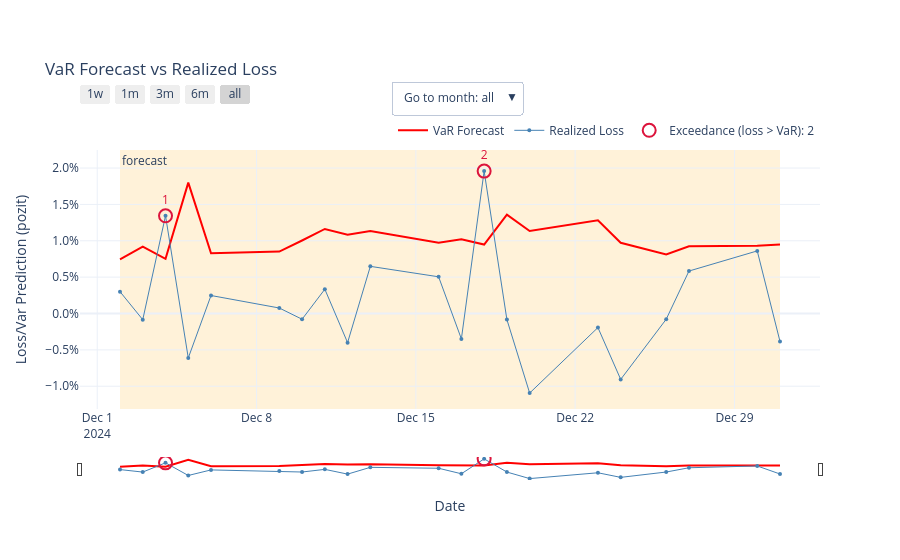

Notebook source saved alongside this figure:
### Code cell
plot_var_vs_loss(var_long, bank_long, calendar=calendar)        # the VaR (line), the realized loss, the exceedances marked

### Figure 1 — Plotly figure (JSON) as saved in the notebook; plotly's stock layout.template omitted (floating-point values rounded to 4 significant figures)
{"data": [{"customdata": [[3.006e-05, 0.005483, 0.0, -0.5479, 60], [4.595e-05, 0.006779, 0.0, 0.1252, 60], [3.06e-05, 0.005531, 0.0, -2.429, 60], [0.0001754, 0.01324, 0.0, 0.4617, 60], [3.725e-05, 0.006103, 0.0, -0.4057, 60], [3.924e-05, 0.006264, 0.0, -0.1209, 60], [5.458e-05, 0.007388, 0.0, 0.1067, 60], [7.322e-05, 0.008557, 0.0, -0.3902, 60], [6.341e-05, 0.007963, 0.0, 0.5028, 60], [6.978e-05, 0.008353, 0.0, -0.7763, 60], [5.143e-05, 0.007171, 0.0, -0.7037, 60], [5.632e-05, 0.007505, 0.0, 0.4656, 60], [4.867e-05, 0.006976, 0.0, -2.807, 60], [8.587e-05, 0.009267, 0.0, 0.09017, 60], [5.986e-05, 0.007737, 0.0, 1.414, 60], [7.624e-05, 0.008732, 0.0, 0.2214, 60], [4.404e-05, 0.006636, 0.0, 1.365, 60], [3.058e-05, 0.00553, 0.0, 0.1424, 60], [3.98e-05, 0.006309, 0.0, -0.9256, 60], [4.048e-05, 0.006362, 0.0, -1.353, 60], [4.193e-05, 0.006475, 0.0, 0.5944, 60]], "hovertemplate": "<b>%{x}</b><br>VaR Forecast: %{y:.2%}<br>predicted_variance (model_output): %{customdata[0]:.3e}<br>predicted_sigma (sqrt of variance): %{customdata[1]:.2%}<br>mu_hat: %{customdata[2]:.2%}<br>Standardized Residual: %{customdata[3]:.2f}<br>Residuals used: %{customdata[4]:.0f}<extra></extra>", "line": {"color": "red", "width": 2}, "mode": "lines", "name": "VaR Forecast", "type": "scatter", "x": ["2024-12-02T00:00:00.000000", "2024-12-03T00:00:00.000000", "2024-12-04T00:00:00.000000", "2024-12-05T00:00:00.000000", "2024-12-06T00:00:00.000000", "2024-12-09T00:00:00.000000", "2024-12-10T00:00:00.000000", "2024-12-11T00:00:00.000000", "2024-12-12T00:00:00.000000", "2024-12-13T00:00:00.000000", "2024-12-16T00:00:00.000000", "2024-12-17T00:00:00.000000", "2024-12-18T00:00:00.000000", "2024-12-19T00:00:00.000000", "2024-12-20T00:00:00.000000", "2024-12-23T00:00:00.000000", "2024-12-24T00:00:00.000000", "2024-12-26T00:00:00.000000", "2024-12-27T00:00:00.000000", "2024-12-30T00:00:00.000000", "2024-12-31T00:00:00.000000"], "y": [0.007449, 0.009209, 0.007514, 0.01799, 0.008291, 0.00851, 0.01004, 0.01162, 0.01082, 0.01135, 0.009742, 0.0102, 0.009477, 0.01359, 0.01135, 0.0128, 0.009732, 0.00811, 0.009252, 0.00933, 0.009496]}, {"hovertemplate": "<b>%{x}</b><br>Realized Loss: %{y:.2%}<extra></extra>", "line": {"color": "steelblue", "width": 1}, "marker": {"size": 4}, "mode": "lines+markers", "name": "Realized Loss", "type": "scatter", "x": ["2024-12-02T00:00:00.000000", "2024-12-03T00:00:00.000000", "2024-12-04T00:00:00.000000", "2024-12-05T00:00:00.000000", "2024-12-06T00:00:00.000000", "2024-12-09T00:00:00.000000", "2024-12-10T00:00:00.000000", "2024-12-11T00:00:00.000000", "2024-12-12T00:00:00.000000", "2024-12-13T00:00:00.000000", "2024-12-16T00:00:00.000000", "2024-12-17T00:00:00.000000", "2024-12-18T00:00:00.000000", "2024-12-19T00:00:00.000000", "2024-12-20T00:00:00.000000", "2024-12-23T00:00:00.000000", "2024-12-24T00:00:00.000000", "2024-12-26T00:00:00.000000", "2024-12-27T00:00:00.000000", "2024-12-30T00:00:00.000000", "2024-12-31T00:00:00.000000"], "y": [0.003004, -0.0008487, 0.01344, -0.006114, 0.002476, 0.0007576, -0.0007881, 0.003339, -0.004004, 0.006485, 0.005046, -0.003494, 0.01958, -0.0008356, -0.01094, -0.001933, -0.009059, -0.0007876, 0.005839, 0.008605, -0.003848]}, {"customdata": [[1.0, 0.007514], [2.0, 0.009477]], "hovertemplate": "<b>%{x}</b><br>Exceedance #%{customdata[0]}<br>Realized Loss: %{y:.2%}<br>VaR Forecast: %{customdata[1]:.2%}<extra></extra>", "marker": {"color": "crimson", "line": {"width": 2}, "size": 13, "symbol": "circle-open"}, "mode": "markers+text", "name": "Exceedance (loss > VaR): 2", "text": ["1", "2"], "textfont": {"color": "crimson", "size": 12}, "textposition": "top center", "type": "scatter", "x": ["2024-12-04T00:00:00.000000", "2024-12-18T00:00:00.000000"], "y": [0.01344, 0.01958]}], "layout": {"annotations": [{"showarrow": false, "text": "forecast", "x": "2024-12-02T00:00:00", "xanchor": "left", "xref": "x", "y": 1, "yanchor": "top", "yref": "y domain"}], "hovermode": "x unified", "legend": {"orientation": "h", "x": 1, "xanchor": "right", "y": 1.02, "yanchor": "bottom"}, "margin": {"t": 150}, "shapes": [{"fillcolor": "orange", "layer": "below", "line": {"width": 0}, "opacity": 0.15, "type": "rect", "x0": "2024-12-02T00:00:00", "x1": "2024-12-31T00:00:00", "xref": "x", "y0": 0, "y1": 1, "yref": "y domain"}], "title": {"text": "VaR Forecast vs Realized Loss"}, "updatemenus": [{"buttons": [{"args": [{"xaxis.autorange": true}], "label": "Go to month: all", "method": "relayout"}, {"args": [{"xaxis.range": ["2024-12-01", "2024-12-31"]}], "label": "2024-12", "method": "relayout"}], "showactive": true, "type": "dropdown", "x": 0.42, "xanchor": "left", "y": 1.14, "yanchor": "bottom"}], "xaxis": {"rangeselector": {"buttons": [{"count": 7, "label": "1w", "step": "day", "stepmode": "backward"}, {"count": 1, "label": "1m", "step": "month", "stepmode": "backward"}, {"count": 3, "label": "3m", "step": "month", "stepmode": "backward"}, {"count": 6, "label": "6m", "step": "month", "stepmode": "backward"}, {"label": "all", "step": "all"}], "x": 0, "xanchor": "left", "y": 1.14, "yanchor": "bottom"}, "rangeslider": {"thickness": 0.07, "visible": true}, "title": {"text": "Date"}}, "yaxis": {"tickformat": ".1%", "ticksuffix": "", "title": {"text": "Loss/Var Prediction (pozit)"}}}}
